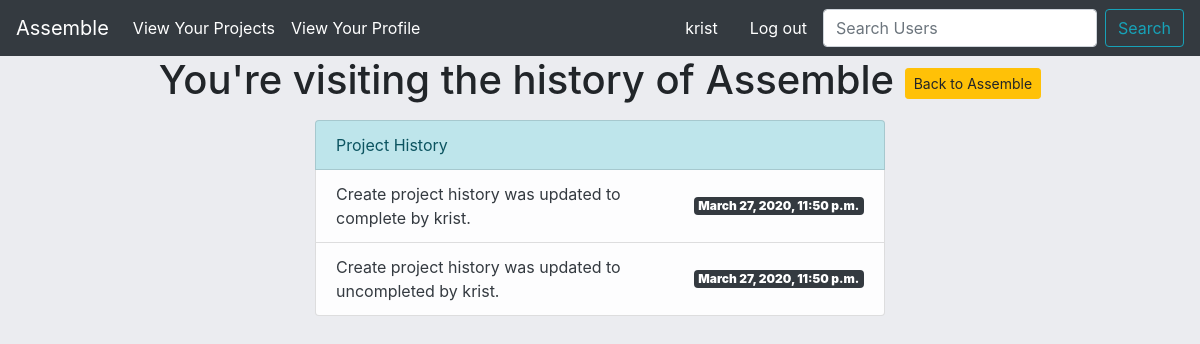
The page /project-list/project-detail/history/2/ (signed in) on the database its author committed.
### assemble/models.py (models this page shows, shortened)
class Project(models.Model):
    name = models.CharField(max_length=60)
    description = models.TextField(max_length=400)
    user = models.ManyToManyField('Profile',blank=True)
    owner = models.ForeignKey('Profile',blank=True,on_delete=models.CASCADE,related_name="creator")
    slug = models.SlugField(max_length=100,unique=True,blank=True,null=True)
    completed= models.BooleanField(default=False)

class ProjectHistory(models.Model):
    previous_field = models.CharField(max_length=200,blank=True)
    updated_field = models.CharField(max_length=200,blank=True)
    date_changed = models.DateTimeField(auto_now_add=True)
    status = models.CharField(max_length=20,null=True)
    user = models.CharField(max_length=100,null=True,blank=True)
    project = models.ForeignKey(Project,on_delete=models.CASCADE)
    list_string = None
    def __init__(self,*args,**kwargs):
        super(ProjectHistory,self).__init__(*args,**kwargs)
        self.create_history_string()
    """
    pre_save(sender,instance,raw,using,update_fields):
    This is sent at the beginning of a model's save method
        sender- the model class
        instance- the actual instance being saved
        raw - A boolean; True if the model is saved exactly as presented
        using- the database alias being used
        update_fields - the set of fields to update as passed to Model.save() or None if update_fields wasn't passed.

    post_save(sender,instance,raw,using,update_fields)
    This is sent at the end of the save method
        sender - the model class
        instance- the actual instance being saved
        created  -  A boolean, True if a new record is created
        raw - same as pre_save
        using - ""
        updated_fields - ""

    pre_delete(sender,instance,using):
    Sent at the beginning of a models delete() method and a queryset's delete() method

        sender- the model class
        instance - the actual instance being deleted
        using - ""

    post_delete(sender,instance,using):
    Sent at the end of a model's delete() and a queryset's delete9) method.

        sender - the model class
        instance - the actual instance being deleted. Note that the object will no longer be in the database.
        using - the database alias being used

    m2m_changed(sender,instance,action,reverse,model,pk_set,using):
    Sent when a ManyToManyField is changed on a model instance. Strictly speaking, this is not a model signal since it is sent by the ManyToManyField, but it complements the pre_save/post_save and pre_delete/post_delete when it comes to tracking changes to models.

        sender - The immediate model calss describing the ManyToManyField. This class is automatically created when a many-to-many field is defined; you can access it using thr though attribute on the many-to-many-field.
        instance- the instance whose many-to-many relation is updated. This can be an instance of the sender, or of the class the m2m is related to.
        action- a string indicating the type of update that is done to the relationship.
            "pre_add" - sent before one or more objects are added to the relation.
            "post_add" - sent after one or more objects are added to the relation.
            "pre_remove" - sent ebfore one or more objects are removed from the relation.
    """
    def create_history_string(self):
        if self.status == "deleted":
            self.list_string= f"{self.previous_field} was {self.status} by {self.user}."
        elif self.status == "edited":
            self.list_string= f"{self.previous_field} was {self.status} to {self.updated_field} by {self.user}."
        elif self.status == "updated to true":
            self.list_string = f"{self.previous_field} was updated to complete by {self.user}."
        elif self.status == "updated to false":
            self.list_string = f"{self.previous_field} was updated to uncompleted by {self.user}."
        elif self.status == "created":
            self.list_string= f"{self.previous_field} was created by {self.user}."

### assemble/views.py (the view)
# urls.py: path('project-list/project-detail/history/<pk>/',history_view,name='project-history'),
def history_view(request,pk):
    project = Project.objects.get(id=pk)
    render_list = ProjectHistory.objects.filter(project__id = pk).order_by('-date_changed')
    context={
        'project':project,
        'render_list':render_list
    }
    return render(request,'assemble/history.html',context)

### templates/assemble/history.html
{% extends 'assemble/base.html' %}
{% block content %}
<h1 class="text-center">You're visiting the history of {{project.name}} <a href="{% url 'project-detail' project.slug %}" class="btn btn-sm btn-warning">Back to {{project.name}}</a></h1>
<div class="row justify-content-center mt-3">
    <div class="col-sm-6">
        <ul class="list-group">
            <li class="list-group-item list-group-item-info">Project History</li>
            {% if render_list == 0 %}
                <li class="list-group-item list-group-item-danger text-dark d-flex justify-content-between align-items-center">
                    You haven't made any changes to your project yet! Try adding some components and breaking down your project
                    to get started.
                </li>
            {% else %}
                {% for record in render_list %}
                    <li class="list-group-item list-group-item-light text-dark d-flex justify-content-between align-items-center">
                        {{ record.list_string }}
                        <span class="badge badge-dark">
                            <strong>{{record.date_changed}}</strong>
                        </span>
                    </li>
                {% endfor %}
            {% endif %}
        </ul>
    </div>
</div>
{% endblock content %}

### templates/assemble/navbar_horizontal.html (shortened to what this page needs)
<nav class="navbar sticky-top navbar-expand-lg navbar-light bg-dark">
    <a class="navbar-brand text-white" href="{% url 'home' %}">
        Assemble
    </a>
    <ul class="navbar-nav mr-auto">
        {% if not user.is_authenticated %}
            <li class="nav-item">
                <a class="nav-link text-white" href="{% url 'login' %}">Login</a>
            </li>
            <li class="nav-item">
                <a class="nav-link text-white" href="{% url 'sign-up' %}">Sign up</a>
            </li>
        </ul>
        {% else %}
            <li class="nav-item">
                <a class="nav-link text-white" href="{% url 'project-list' %}">
                    View Your Projects
                </a>
            </li>
            <li class="nav-item">
                <a class="nav-link text-white" href="{% url 'profile' %}">
                    View Your Profile
                </a>
            </li>
        </ul>
        <a class="nav-link disabled navbar-text text-white">{{ user.username }}</a>
        <a class="nav-link text-white navbar-text" href="{% url 'logged_out' %}">Log out</a>
        <form class="form-inline" method="post" action="{% url 'search-user' %}">
            <input class="form-control mr-sm-2" name="username" type="search" placeholder="Search Users" aria-label="Search">
            <button class="btn btn-outline-info my-2 my-sm-0" type="submit">Search</button>
        </form>
        {% endif %}
</nav>

### rows shown on the page
Project: name "Assemble"
ProjectHistory: list_string "Create project history was updated to complete by krist.", date_changed "March 27, 2020, 11:50 p.m."
ProjectHistory: list_string "Create project history was updated to uncompleted by krist.", date_changed "March 27, 2020, 11:50 p.m."

### other values the page prints
{{ user.username }} "krist"
